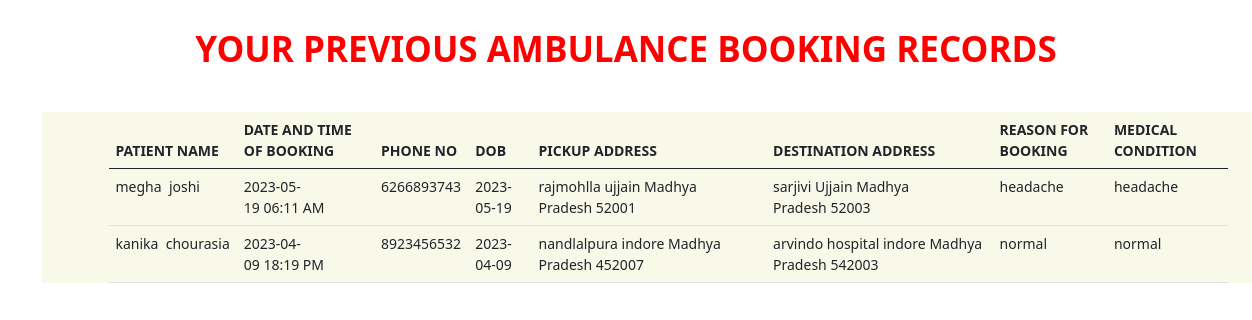
The app's page /view_amb_booking (signed in) with its own data.
### BookingApp/models.py (models this page shows, shortened)
class patient(models.Model):
    fname=models.CharField(max_length=30,null=False)
    midname=models.CharField(max_length=30,default="")
    lname=models.CharField(max_length=30,null=False)
    dateOfRequest=models.CharField(max_length=8,null=False)
    timeOfRequest=models.CharField(max_length=8,null=False)
    am_pm=models.CharField(max_length=8,null=False)
    email=models.EmailField(max_length=20,primary_key=True)
    phNo=models.CharField(max_length=10,null=False)
    pickupStreet=models.CharField(max_length=50,null=False)
    pickupCity=models.CharField(max_length=50,null=False)
    pickupState=models.CharField(max_length=50,null=False)
    pickupZip=models.CharField(max_length=30,null=False)
    desstreet=models.CharField(max_length=50,null=False)
    descity=models.CharField(max_length=50,null=False)
    desstate=models.CharField(max_length=50,null=False)
    desZip=models.CharField(max_length=30,null=False)
    dob=models.CharField(max_length=30,null=False)
    gender=models.CharField(max_length=15,null=False)
    relation=models.CharField(max_length=30,null=False)
    medical_con=models.CharField(max_length=30,null=False)
    resonForAmb=models.CharField(max_length=30,null=False)
    User_gmail=models.ForeignKey(user, on_delete=models.CASCADE)

### BookingApp/views.py (the view)
# urls.py: path("view_amb_booking",views.view_amb_booking,name="view_amb_booking"),
def view_amb_booking(request):
    c_gmail = request.session['email']
    view_p = patient.objects.filter(User_gmail=c_gmail).values()
    context = {
        'view_p': view_p,
    }
    return render(request, 'view_amb_booking.html', context)

### template/view_amb_booking.html (shortened to what this page needs)
<!doctype html>
<html lang="en">
<head>
    <link href="https://cdn.jsdelivr.net/npm/bootstrap@5.0.2/dist/css/bootstrap.min.css" rel="stylesheet"
>
    <link rel="stylesheet" type="text/css" href="/static/userPage.css">
</head>
<body>
    <center><h1 class="heading" style="margin:2rem;">YOUR PREVIOUS AMBULANCE BOOKING RECORDS</h1></center>
            <div class="container-fluid" style="background-color:rgba(245, 245, 220, 0.605); margin: 3rem;">
                <div class="container" >
                    <table class="table">
                        <thead>
                            <tr>
                                <th scope="col">PATIENT NAME</th>
                                <th scope="col">DATE AND TIME OF BOOKING</th>
                                <th scope="col">PHONE NO</th>
                                <th scope="col">DOB</th>
                                <th scope="col">PICKUP ADDRESS</th>
                                <th scope="col">DESTINATION ADDRESS</th>
                                <th scope="col">REASON FOR BOOKING</th>
                                <th scope="col">MEDICAL CONDITION</th>
                            </tr>
                        </thead>
                        <tbody>
                            {% for i in view_p %}
                            <tr>
                                <td>{{i.fname}}&nbsp;{{i.midname}}&nbsp;{{i.lname}}</td>
                                <td>{{i.dateOfRequest}}&nbsp;{{i.timeOfRequest}}&nbsp;{{i.am_pm}}</td>
                                <td>{{i.phNo}}</td>
                                <td>{{i.dob}}</td>
                                <td>{{i.pickupStreet}}&nbsp;{{i.pickupCity}}&nbsp;{{i.pickupState}}&nbsp;{{i.pickupZip}}
                                </td>
                                <td>{{i.desstreet}}&nbsp;{{i.descity}}&nbsp;{{i.desstate}}&nbsp;{{i.desZip}}</td>
                                <td>{{i.resonForAmb}}</td>
                                <td>{{i.medical_con}}</td>
                            </tr>
                            {% endfor %}
                        </tbody>
                    </table>
                </div>
            </div>
</body>
</html>

### static/userPage.css (style rules this page uses)
* { font-size:14px; font-style:'Lucida Grande'; }
.heading { color:red; font-weight: bolder; }

### records on screen
patient: fname "megha", lname "joshi", dateOfRequest "2023-05-19", timeOfRequest "06:11", am_pm "AM", phNo "6266893743", dob "2023-05-19", pickupStreet "rajmohlla", pickupCity "ujjain", pickupState "Madhya Pradesh", pickupZip "52001", desstreet "sarjivi", descity "Ujjain", desstate "Madhya Pradesh", desZip "52003", resonForAmb "headache", medical_con "headache"
patient: fname "kanika", lname "chourasia", dateOfRequest "2023-04-09", timeOfRequest "18:19", am_pm "PM", phNo "8923456532", dob "2023-04-09", pickupStreet "nandlalpura", pickupCity "indore", pickupState "Madhya Pradesh", pickupZip "452007", desstreet "arvindo hospital", descity "indore", desstate "Madhya Pradesh", desZip "542003", resonForAmb "normal", medical_con "normal"
